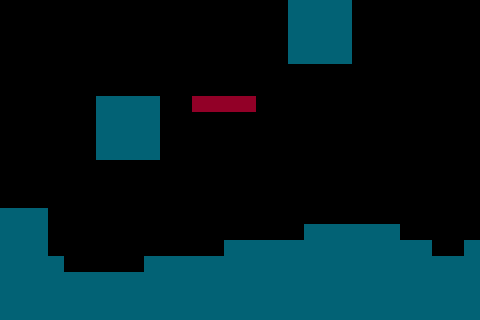

This is a level from a 2D game, rendered from its Tiled map with the project's own tilesets. A one-line summary and the map file follow, with tile-layer data summarised:
An orthogonal 30x20 tile map with 16x16 px tiles, 2 tile layers (BaseTiles, OneWayTiles), 2 tilesets and 5 objects.

<map version="1.0" orientation="orthogonal" renderorder="right-down" width="30" height="20" tilewidth="16" tileheight="16">
 <tileset firstgid="1" name="FloorTiles" tilewidth="16" tileheight="16">
  <image source="../../images/FloorTiles.png" width="64" height="16" />
 </tileset>
 <tileset firstgid="5" name="Collectible" tilewidth="16" tileheight="16">
  <image source="../../images/Collectible.png" width="16" height="16" />
 </tileset>
 <layer name="BaseTiles" width="30" height="20">
  <data>[600 cells, 176 non-empty, 1 distinct tile ids]</data>
 </layer>
 <layer name="OneWayTiles" width="30" height="20">
  <data>[600 cells, 4 non-empty, 1 distinct tile ids]</data>
 </layer>
 <objectgroup name="Player">
  <object x="28" y="184" />
 </objectgroup>
 <objectgroup name="Collectibles">
  <object gid="5" x="452" y="32" />
  <object gid="5" x="424" y="32" />
  <object gid="5" x="424" y="60" />
  <object gid="5" x="452" y="60" />
 </objectgroup>
 <objectgroup name="Text">
  <properties>
   <property name="Size" value="16" />
   <property name="Text" value="While in the air," />
  </properties>
 </objectgroup>
</map>
